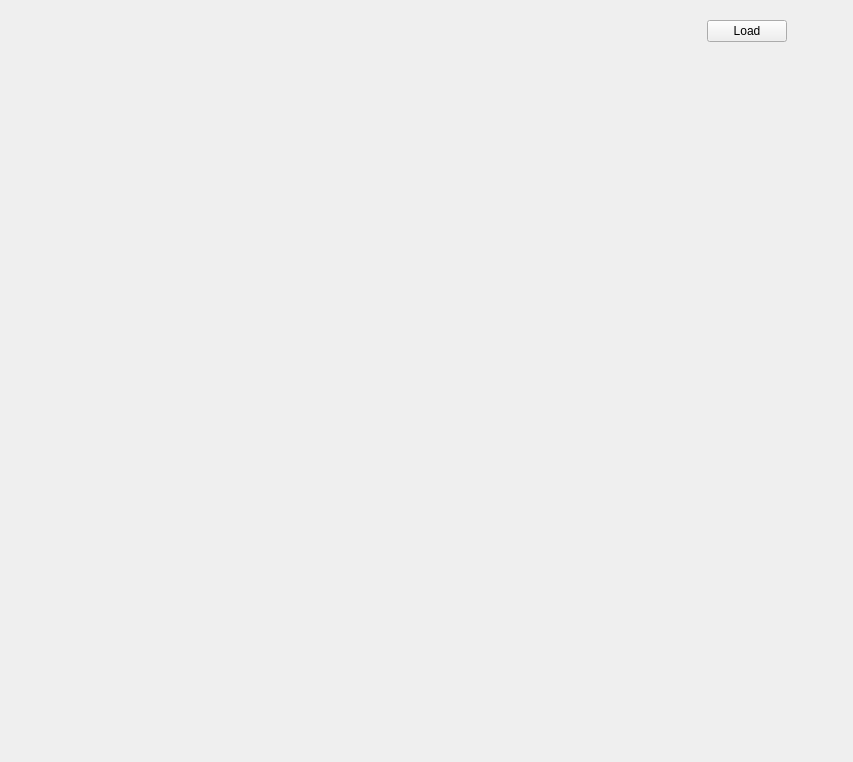
<?xml version="1.0" encoding="UTF-8"?>
<ui version="4.0">
 <class>ImageViewMainWindow</class>
 <widget class="QWidget" name="ImageViewMainWindow">
  <property name="geometry">
   <rect>
    <x>0</x>
    <y>0</y>
    <width>853</width>
    <height>762</height>
   </rect>
  </property>
  <property name="windowTitle">
   <string>Form</string>
  </property>
  <layout class="QGridLayout" name="mainLayout">
   <item row="0" column="0" rowspan="3">
    <widget class="AdvancedImageWidget" name="widget" native="true"/>
   </item>
   <item row="0" column="1">
    <widget class="QWidget" name="widget_2" native="true">
     <property name="sizePolicy">
      <sizepolicy hsizetype="Fixed" vsizetype="Fixed">
       <horstretch>0</horstretch>
       <verstretch>0</verstretch>
      </sizepolicy>
     </property>
     <layout class="QFormLayout" name="formLayout">
      <item row="0" column="0">
       <widget class="QPushButton" name="loadButton">
        <property name="toolTip">
         <string>Load</string>
        </property>
        <property name="text">
         <string>Load</string>
        </property>
        <property name="icon">
         <iconset>
          <normaloff>:/new/prefix1/remove.png</normaloff>:/new/prefix1/remove.png</iconset>
        </property>
        <property name="iconSize">
         <size>
          <width>24</width>
          <height>24</height>
         </size>
        </property>
       </widget>
      </item>
      <item row="0" column="1">
       <spacer name="horizontalSpacer">
        <property name="orientation">
         <enum>Qt::Horizontal</enum>
        </property>
        <property name="sizeHint" stdset="0">
         <size>
          <width>40</width>
          <height>20</height>
         </size>
        </property>
       </spacer>
      </item>
     </layout>
    </widget>
   </item>
   <item row="2" column="1">
    <widget class="BitSelectorParametersControlWidget" name="bitSelector">
     <property name="maximumSize">
      <size>
       <width>250</width>
       <height>16777215</height>
      </size>
     </property>
    </widget>
   </item>
   <item row="1" column="1">
    <widget class="DebayerParametersControlWidget" name="parameters" native="true">
     <property name="sizePolicy">
      <sizepolicy hsizetype="Fixed" vsizetype="Fixed">
       <horstretch>0</horstretch>
       <verstretch>0</verstretch>
      </sizepolicy>
     </property>
    </widget>
   </item>
  </layout>
 </widget>
 <customwidgets>
  <customwidget>
   <class>AdvancedImageWidget</class>
   <extends>QWidget</extends>
   <header location="global">uis/advancedImageWidget.h</header>
   <container>1</container>
  </customwidget>
  <customwidget>
   <class>BitSelectorParametersControlWidget</class>
   <extends>QFrame</extends>
   <header>filters/ui/bitSelectorParametersControlWidget.h</header>
   <container>1</container>
  </customwidget>
  <customwidget>
   <class>DebayerParametersControlWidget</class>
   <extends>QWidget</extends>
   <header>corestructs/coreWidgets/debayerParametersControlWidget.h</header>
   <container>1</container>
  </customwidget>
 </customwidgets>
 <resources/>
 <connections/>
</ui>
